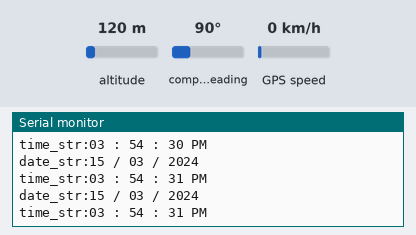
A sketch run on a simulated ESP8266 (NodeMCU). On the bench: the last lines printed to the serial monitor. The test bench sets the inputs (shaded band); at power-on: GPS speed 0 km/h, altitude 120 m, compass heading 90°. The GPS gets a fix after 3 s at 37.7749, -122.4194 with 8 satellites.

Above: at 1.2 s.
1.3 s: GPS speed set to 2 km/h
At 3.8 s:
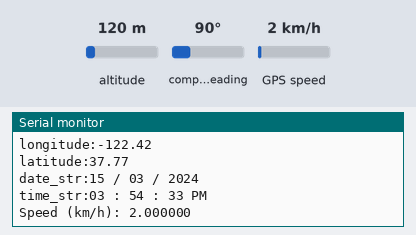
4.5 s: GPS speed set to 30 km/h
At 5.7 s:
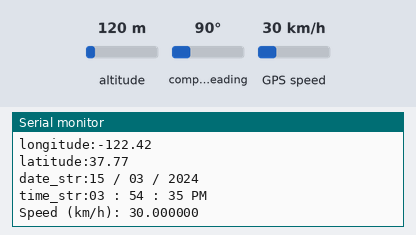
Timing chart, 0 to 7.5 s (numbered marks = the images above; inputs shaded):
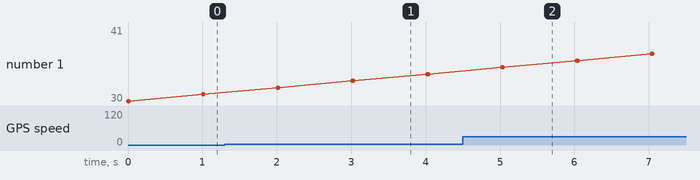

The sketch:

gps_test_2.ino
```cpp
#include <TinyGPS++.h>
#include <SoftwareSerial.h>
#include <ESP8266WiFi.h>

TinyGPSPlus gps;  // The TinyGPS++ object
SoftwareSerial ss(4, 5); // The serial connection to the GPS device
float latitude , longitude;
int year , month , date, hour , minute , second;
String date_str , time_str , lat_str , lng_str;
int pm;
void setup(){
  Serial.begin(115200);
  ss.begin(9600);
  Serial.println();
}
void loop(){
  while (ss.available() > 0)
    if (gps.encode(ss.read())){
      if (gps.location.isValid()){
        latitude = gps.location.lat();
        lat_str = String(latitude , 6);
        longitude = gps.location.lng();
        lng_str = String(longitude , 6);
        Serial.print("longitude:");
        Serial.println(longitude);
        Serial.print("latitude:");
        Serial.println(latitude);
      }
      if (gps.date.isValid()){
        date_str = "";
        date = gps.date.day();
        month = gps.date.month();
        year = gps.date.year();
        if (date < 10)
          date_str = '0';
        date_str += String(date);
        date_str += " / ";
        if (month < 10)
          date_str += '0';
        date_str += String(month);
        date_str += " / ";
        if (year < 10)
          date_str += '0';
        date_str += String(year);
        Serial.print("date_str:");
        Serial.println(date_str);
      }
      if (gps.time.isValid()){
        time_str = "";
        hour = gps.time.hour();
        minute = gps.time.minute();
        second = gps.time.second();
        minute = (minute + 30);
        if (minute > 59){
          minute = minute - 60;
          hour = hour + 1;
        }
        hour = (hour + 5) ;
        if (hour > 23)
          hour = hour - 24;
        if (hour >= 12)
          pm = 1;
        else
          pm = 0;
        hour = hour % 12;
        if (hour < 10)
          time_str = '0';
        time_str += String(hour);
        time_str += " : ";
        if (minute < 10)
          time_str += '0';
        time_str += String(minute);
        time_str += " : ";
        if (second < 10)
          time_str += '0';
        time_str += String(second);
        if (pm == 1)
          time_str += " PM ";
        else
          time_str += " AM ";
        Serial.print("time_str:");
        Serial.println(time_str);
      }
      if (gps.speed.isValid()) {
        float speed_kmph = gps.speed.kmph();
        Serial.print("Speed (km/h): ");
        Serial.println(speed_kmph, 6);
      }
    }
  delay(10);
}
```

Measured:
- after the input at 1.3 s, the serial monitor: prints a new line after 1.7 s (image 1)
- after the input at 4.5 s, the serial monitor: prints a new line after 0.53 s (image 2)
